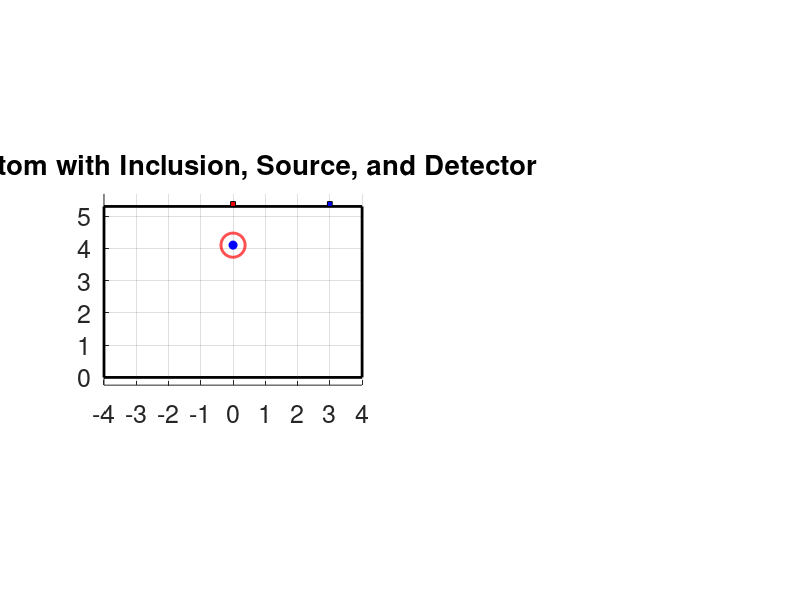

Write the MATLAB code that produced this figure. (Note: this script raises an error after producing the figure.)
function [] = Photon_68_1 ()
% Repository group: 09_concentration_recovery
% Version role: analysis or follow-up variant
%
% Research note: This file is retained as a documented historical version.
% Review configuration, external data dependencies, and output paths before use.
% Impact of Tumor/Signal on DPF/PPF Series Simulations
% This Version: TiO2 experimental phantom (India ink tumor inclusion in gelatin)
% Configuration:
%   Background: SAP hydrogel + TiO2 scattering matrix
%   Inclusion: Localized absorbing tumor (India ink embedded in gelatin)
% Purpose:
%   Validation of DPF-based absorption estimation under experimentally realistic conditions.
% Based on Version 65, better mu_a estimation
% analysis data


SDS = 3; depth = 1.2;     % depth from top surface to circle center
% ================= Plot =================
clc
close all
set(0,'DefaultFigureWindowStyle','docked')

W = 8;           % rectangle width
H = 5.3;         % rectangle height
d_circle = 0.75; % circle diameter
r_circle = d_circle / 2;
x_rect = 0;
y_rect = 0;
xc = W/2;               % centered horizontally
yc = H - depth;         % circle center

figure(1), subplot(1,2,1)
hold on;
% Rectangle (phantom)
rectangle('Position', [x_rect, y_rect, W, H], ...
          'EdgeColor', 'k', 'LineWidth', 2);
% Circle (inclusion)
theta = linspace(0, 2*pi, 300);
x_circle = xc + r_circle*cos(theta);
y_circle = yc + r_circle*sin(theta);
plot(x_circle, y_circle, 'r', 'LineWidth', 2);
% Center point
plot(xc, yc, 'bo', 'MarkerFaceColor', 'b');
% ================= Source =================
xs = xc;     % directly above inclusion
ys = H;      % top surface
% draw small rectangle for source
src_size = 0.15;
rectangle('Position', [xs - src_size/2, ys, src_size, src_size], ...
          'FaceColor', 'r', 'EdgeColor', 'k');
% ================= Detector =================
xd = xs + SDS;     % to the right
yd = H;
% draw small rectangle for detector
det_size = 0.15;
rectangle('Position', [xd - det_size/2, yd, det_size, det_size], ...
          'FaceColor', 'b', 'EdgeColor', 'k');
% ================= Optional: line showing distance =================
plot([xs xd], [ys yd], '--k');
% ================= Final settings =================
title('Phantom with Inclusion, Source, and Detector');
xlim([0, max(W, xd) + 0.5]);
ylim([0, H + 1]);
axis equal tight
grid on, hold off
xlabel(''), xticks(0:10), set(gca,'xticklabel',-4:5)
ylabel(''), yticks(0:10)
set(gca,'fontsize',18)
clearvars -except SDS depth
% ============= End Plot =================

L = 100;
set_of_concentration = [nan, 0.00:0.01:0.5]; % set of concentrations
set_of_mua = nan(size(set_of_concentration)); % set of mu_a's
set_of_ODs = nan(length(set_of_concentration),L,2);
set_of_ODs_d = nan(length(set_of_concentration),L);
set_of_ODs_d_mua = nan(length(set_of_concentration),L);
clearvars L
for i_concentration = 1:length(set_of_concentration)
    the_concentration = set_of_concentration(i_concentration);
    the_color = [(i_concentration-1)./(length(set_of_concentration)-1) 0 1-(i_concentration-1)./(length(set_of_concentration)-1)];
    if isnan(the_concentration)
        set_of_mua(i_concentration) = nan;
    else
        if the_concentration <= 0.06
            set_of_mua(i_concentration) = max(0.0275,-0.55+67.15.*the_concentration);
        else
            set_of_mua(i_concentration) = 3.63;
        end
    end
    the_filename = ['/home/kaiser/BackUp/Dropbox/research/2.NIRs Project/code/DB/Photon_68_concentration_',num2str(the_concentration),'.mat' ];
    [y_bind,x_bind] = get_OD (the_filename,0.17);
    G = -log(y_bind(1));
    set_of_ODs(i_concentration,1:length(x_bind),1) = x_bind;
    set_of_ODs(i_concentration,1:length(y_bind),2) = y_bind;
    set_of_ODs_d(i_concentration,1:length(y_bind)) = (-log(y_bind)-G)./x_bind;
    set_of_ODs_d_mua(i_concentration,1:length(y_bind)) = (-log(y_bind)-G)./x_bind./set_of_mua(i_concentration);

    figure(1), subplot(1,2,2), plot(x_bind,-log(y_bind),'LineStyle','-','LineWidth',2,'Color',the_color,'DisplayName',num2str(the_concentration)), hold on
    xlabel('d (cm)'), ylabel('OD (a.u.)'), set(gca,'fontsize',16)
    title('Effect of Inclusion Concentration on Optical Density'), grid off, axis tight square
    clearvars the_concentration the_color the_filename y_bind x_bind G
end
clearvars i_concentration

dims = axis;
set_of_ODs_at_SDS = nan(length(set_of_concentration),1);
for i_concentration = 1:length(set_of_concentration)
    [~,idx] = min(abs(set_of_ODs(i_concentration,:,1)-SDS));
    figure(1), subplot(1,2,2), plot([set_of_ODs(i_concentration,idx,1) set_of_ODs(i_concentration,idx,1)],[dims(3) dims(4)],'LineStyle','-.','LineWidth',2,'Color','k','HandleVisibility','off'),
    set_of_ODs_at_SDS(i_concentration) = set_of_ODs(i_concentration,idx,2);
    clearvars idx
end
figure(2), plot(set_of_concentration,-log(set_of_ODs_at_SDS),'LineStyle','-','LineWidth',2,'Color','k'),
xlabel('concentration (%v/v)'), ylabel('OD (a.u.)'), set(gca,'fontsize',16)
title(['Effect of Inclusion Concentration on Optical Density at SDS = ',num2str(SDS),' cm']), grid on
clearvars dims set_of_ODs_at_3cm i_concentration



set_of_params = nan(length(set_of_concentration),5);
for i_concentration = 2:length(set_of_concentration)
    X = squeeze(set_of_ODs(i_concentration,:,1)).';
    Y = squeeze(set_of_ODs_d_mua(i_concentration,:)).';
    idx = ~isnan(X)&~isnan(Y); X = X(idx); Y = Y(idx); clearvars idx
    the_color = [(i_concentration-1)./(length(set_of_concentration)-1) 0 1-(i_concentration-1)./(length(set_of_concentration)-1)];
    figure(3), subplot(1,2,1), plot(X,Y,'LineStyle','-','LineWidth',2,'Color',the_color,'DisplayName',num2str(set_of_concentration(i_concentration))), hold on
    invX = 1 ./ X;                                     % predictor 1
    logX_over_X = log(X) ./ X;                         % predictor 2
    T = table(Y, invX, logX_over_X, 'VariableNames', {'Y','invX','logX_over_X'});
    mdl = fitlm(T, 'Y ~ 1 + invX + logX_over_X');      % A, B, C
    clearvars T invX logX_over_X
    set_of_params(i_concentration,1) = mdl.Coefficients.Estimate(1);
    set_of_params(i_concentration,2) = mdl.Coefficients.Estimate(2);
    set_of_params(i_concentration,3) = mdl.Coefficients.Estimate(3);
    set_of_params(i_concentration,4) = mdl.Coefficients.pValue(2);
    Yhat = set_of_params(i_concentration,1) + set_of_params(i_concentration,2)./X + set_of_params(i_concentration,3).*log(X)./X;
    figure(3), subplot(1,2,1), plot(X,Yhat,'LineStyle','-.','LineWidth',2,'Color',the_color,'HandleVisibility','off'), hold on
    set_of_params(i_concentration,5) = rsquared(Yhat,Y);
    clearvars Yhat Y X mdl the_color
end
xlabel('d (cm)'), ylabel('DPF (a.u.)'), set(gca,'fontsize',16)
title('Effect of Inclusion Concentration on DPF'), grid off, axis tight square
figure(3), subplot(2,2,2)
plot(set_of_concentration,set_of_params(:,4),'LineStyle','-','LineWidth',2,'Color','k','DisplayName','')
xlabel('d (cm)'), ylabel('p-value (a.u)'), set(gca,'fontsize',16)
title({'P-value of Inverse Distance Model'},{' '}), grid on, axis tight square
figure(3), subplot(2,2,4)
plot(set_of_concentration,set_of_params(:,5),'LineStyle','-','LineWidth',2,'Color','k','DisplayName','')
xlabel('d (cm)'), ylabel('r-squared (a.u)'), set(gca,'fontsize',16)
title('R-squared of Inverse Distance Model'), grid on, axis tight square
clearvars i_concentration

[params_A,err_A] = fitPlaneModel(log(set_of_mua(2:end)), log(set_of_params(2:end,1)));
A_est = exp(params_A(1)).*((set_of_mua).^params_A(2));
[params_B,err_B] = fitPlaneModel(log(set_of_mua(2:end)), log(set_of_params(2:end,2)));
B_est = exp(params_B(1)).*((set_of_mua).^params_B(2));
[params_C,err_C] = fitPlaneModel(log(set_of_mua(2:end)), log(set_of_params(2:end,3)));
C_est = exp(params_C(1)).*((set_of_mua).^params_C(2));

figure(4), subplot(1,3,1)
plot(set_of_mua,set_of_params(:,1),'b','LineWidth',2,'LineStyle','-', 'DisplayName','A'), hold on
plot(set_of_mua,A_est,             'b','LineWidth',2,'LineStyle','-.','DisplayName',['estim. A, r^2 ~ ',num2str(err_A)]), hold on
plot(set_of_mua,set_of_params(:,2),'r','LineWidth',2,'LineStyle','-', 'DisplayName','B'), hold on
plot(set_of_mua,B_est,             'r','LineWidth',2,'LineStyle','-.','DisplayName',['estim. B, r^2 ~ ',num2str(err_B)]), hold on
plot(set_of_mua,set_of_params(:,3),'g','LineWidth',2,'LineStyle','-', 'DisplayName','C'), hold on
plot(set_of_mua,C_est,             'g','LineWidth',2,'LineStyle','-.','DisplayName',['estim. C, r^2 ~ ',num2str(err_C)]), hold on
xlabel('\mu_a (cm^{-1})');
ylabel('Inverse-distance parameters'); set(gca,'YScale','log')
set(gca,'FontSize',16);
title('evolution of inv. dist. parameters');
grid on; axis square; legend('show','Location','northeast')
disp(num2str(['C_A = ',num2str(exp(params_A(1)),'%.2f'),', p_A = ',num2str(params_A(2),'%.2f'),', @ r2 =  ',num2str(err_A)])), clearvars err params
disp(num2str(['C_B = ',num2str(exp(params_B(1)),'%.2f'),', p_B = ',num2str(params_B(2),'%.2f'),', @ r2 =  ',num2str(err_B)])), clearvars err params
disp(num2str(['C_C = ',num2str(exp(params_C(1)),'%.2f'),', p_C = ',num2str(params_C(2),'%.2f'),', @ r2 =  ',num2str(err_C)])), clearvars err params
clearvars A_est B_est C_est
clearvars err_A err_B err_C

figure(4), subplot(1,3,2)
for i_concentration = 2:length(set_of_concentration)
    the_color = [(i_concentration-1)./(length(set_of_concentration)-1) 0 1-(i_concentration-1)./(length(set_of_concentration)-1)];
    d  = squeeze(set_of_ODs(i_concentration,:,1));
    OD = -log(squeeze(set_of_ODs(i_concentration,:,2)));
    G = OD(1);
    the_dpf = set_of_ODs_d_mua(i_concentration,:);
    plot(d,(OD-G)./the_dpf./d,'LineStyle','-','LineWidth',1,'Color',the_color,'DisplayName',num2str(set_of_concentration(i_concentration))), hold on
    plot(d,set_of_mua(i_concentration).*ones(size(d)),'LineStyle','-.','LineWidth',2,'Color',the_color,'HandleVisibility','off'), hold on
    xlabel('d (cm)'), ylabel('\mu_a (cm^{-1})'), set(gca,'fontsize',16)
    title('Estimation of \mu_a using true model (assisted)'), grid off, axis tight square
    clearvars the_color the_dpf d OD G
end
clearvars i_concentration

figure(4), subplot(1,3,3)
for i_concentration = 2:length(set_of_concentration)
    the_color = [(i_concentration-1)./(length(set_of_concentration)-1) 0 1-(i_concentration-1)./(length(set_of_concentration)-1)];
    d  = squeeze(set_of_ODs(i_concentration,:,1));
    OD = -log(squeeze(set_of_ODs(i_concentration,:,2)));
    G = OD(1);
    A_est = exp(params_A(1)).*(set_of_mua(i_concentration)).^params_A(2);
    B_est = exp(params_B(1)).*(set_of_mua(i_concentration)).^params_B(2);
    C_est = exp(params_C(1)).*(set_of_mua(i_concentration)).^params_C(2);
    the_dpf = A_est + B_est./d + C_est.*log(d)./d;
    plot(d,(OD-G)./the_dpf./d,'LineStyle','-','LineWidth',2,'Color',the_color,'DisplayName',num2str(set_of_concentration(i_concentration))), hold on
    plot(d,set_of_mua(i_concentration).*ones(size(d)),'LineStyle','-.','LineWidth',1,'Color',the_color,'HandleVisibility','off'), hold on
    xlabel('d (cm)'), ylabel('\mu_a (cm^{-1})'), set(gca,'fontsize',16)
    title('Estimation of \mu_a using inv. dist. (assisted)'), grid off, axis tight square
    clearvars the_color A_est B_est C_est d OD G
end
clearvars i_concentration

% Estimate mu_a when the true absorption coefficient is unknown
set_of_estimated_c_using_true_non_assisted = nan(length(set_of_concentration),1);
set_of_estimated_c_using_invd_non_assisted = nan(length(set_of_concentration),1);
set_of_estimated_mu_using_true_non_assisted = nan(length(set_of_concentration),1);
set_of_estimated_mu_using_invd_non_assisted = nan(length(set_of_concentration),1);
for i_c = 1:length(set_of_concentration)
    [~,idx_dist] = min(abs(squeeze(set_of_ODs(i_c,:,1))-SDS)); % disp(['SDS = ',num2str(SDS),' ~ ',num2str(squeeze(set_of_ODs(i_c,idx_dist,1))),' = SDS'])
    OD = -log(squeeze(set_of_ODs(:,:,2)));
    G = OD(:,1);
    OD = OD - G;
    true_mu_estim_mu = abs( (OD(i_c,idx_dist)./set_of_ODs_d_mua(:,idx_dist)./squeeze(set_of_ODs(:,idx_dist,1))) - set_of_mua.' );
    % true_mu_estim_mu = abs( (OD(i_c,idx_dist)./set_of_ODs_d_mua(:,idx_dist)./squeeze(set_of_ODs(:,idx_dist,1)))./set_of_mua.' - 1 );
    [~,idx] = min(true_mu_estim_mu);
    set_of_estimated_mu_using_true_non_assisted(i_c) = set_of_mua(idx);
    set_of_estimated_c_using_true_non_assisted(i_c) = set_of_concentration(idx);
    clearvars true_mu_estim_mu idx
    A_est = exp(params_A(1)).*(set_of_mua.').^params_A(2);
    B_est = exp(params_B(1)).*(set_of_mua.').^params_B(2);
    C_est = exp(params_C(1)).*(set_of_mua.').^params_C(2);
    the_dpf = A_est + B_est./squeeze(set_of_ODs(:,idx_dist,1)) + C_est.*log(squeeze(set_of_ODs(:,idx_dist,1)))./squeeze(set_of_ODs(:,idx_dist,1));
    true_mu_estim_mu = abs( (OD(i_c,idx_dist)./the_dpf./squeeze(set_of_ODs(:,idx_dist,1))) - set_of_mua.' );
    % plot(true_mu_estim_mu), hold on
    % true_mu_estim_mu = abs( (OD(i_c,idx_dist)./the_dpf./squeeze(set_of_ODs(:,idx_dist,1)))./set_of_mua.' - 1 );
    % plot(true_mu_estim_mu), hold off
    [~,idx] = min(true_mu_estim_mu);
    set_of_estimated_mu_using_invd_non_assisted(i_c) = set_of_mua(idx);
    set_of_estimated_c_using_invd_non_assisted(i_c) = set_of_concentration(idx);
    clearvars true_mu_estim_mu idx
    clearvars idx_dist OD G the_dpf A_est B_est C_est
end
clearvars i_c

figure(5), subplot(1, 2, 1)
plot(set_of_mua,set_of_estimated_mu_using_true_non_assisted,'LineStyle','none','Marker','o','MarkerEdgeColor','k','MarkerFaceColor','r','MarkerSize',16,'DisplayName','data','Color','r'), hold on
plot([0 34],[0 34],'k--','DisplayName','1-to-1'), hold off
xlabel('true \mu_a (cm^{-1})'), ylabel('estimated \mu_a (cm^{-1})'), set(gca,'fontsize',16), hold off
title('true vs. estimated \mu_a non-assist. true DPF'), grid on, axis square
axis([0 5 0 5])
legend('show','Location','best')
figure(5), subplot(1, 2, 2)
plot(set_of_mua,set_of_estimated_mu_using_invd_non_assisted,'LineStyle','none','Marker','o','MarkerEdgeColor','k','MarkerFaceColor','r','MarkerSize',16,'DisplayName','data','Color','r'), hold on
plot([0 34],[0 34],'k--','DisplayName','1-to-1'), hold off
xlabel('true \mu_a (cm^{-1})'), ylabel('estimated \mu_a (cm^{-1})'), set(gca,'fontsize',16), hold off
title('true vs. estimated \mu_a non-assist. inv. dist. DPF'), grid on, axis square
axis([0 5 0 5])
legend('show','Location','best')

figure(6), subplot(1, 2, 1)
plot(set_of_concentration,set_of_estimated_c_using_true_non_assisted,'LineStyle','none','Marker','o','MarkerEdgeColor','k','MarkerFaceColor','r','MarkerSize',16,'DisplayName','data','Color','r'), hold on
plot([0 0.5],[0 0.5],'k--','DisplayName','1-to-1'), hold off
xlabel('true concentration (% v/v)'), ylabel('estimated concentration (% v/v)'), set(gca,'fontsize',16), hold off
title('true vs. estimated concentration non-assist. true DPF'), grid on, axis square
axis([0 0.5 0 0.5])
legend('show','Location','best')
figure(6), subplot(1, 2, 2)
plot(set_of_concentration,set_of_estimated_c_using_invd_non_assisted,'LineStyle','none','Marker','o','MarkerEdgeColor','k','MarkerFaceColor','r','MarkerSize',16,'DisplayName','data','Color','r'), hold on
plot([0 0.5],[0 0.5],'k--','DisplayName','1-to-1'), hold off
xlabel('true concentration (% v/v)'), ylabel('estimated concentration (% v/v)'), set(gca,'fontsize',16), hold off
title('true vs. estimated concentration non-assist. inv. dist. DPF'), grid on, axis square
axis([0 0.5 0 0.5])
legend('show','Location','best')
end

function [y_bind,x_bind] = get_OD (the_filename,dlta_d)
Lx = 19.1; Ly = 19.1; Lz = 6.0;  % The size of the computational domain (in cm) to prevent reflections from the boundaries.
t_db = load(the_filename); clearvars the_filename

% % removing noisy points
% u = round(-log(t_db.w)./t_db.s,4); u_unique = unique(u); freq = nan(size(u_unique));
% for i_f = 1:length(u_unique), freq(i_f) = sum(u==u_unique(i_f)); end
% [~,i_fx] = max(freq);
% t_db.x_in = t_db.x_in(u==u_unique(i_fx));
% t_db.y_in = t_db.y_in(u==u_unique(i_fx));
% t_db.z_in = t_db.z_in(u==u_unique(i_fx));
% t_db.x_ot = t_db.x_ot(u==u_unique(i_fx));
% t_db.y_ot = t_db.y_ot(u==u_unique(i_fx));
% t_db.z_ot = t_db.z_ot(u==u_unique(i_fx));
% t_db.s = t_db.s(u==u_unique(i_fx));
% t_db.w = t_db.w(u==u_unique(i_fx));
% disp(num2str([length(u) sum(u==u_unique(i_fx)) sum(u==u_unique(i_fx))/length(u)*100]))
% t_db.no_of_photons = t_db.no_of_photons-sum(u~=u_unique(i_fx));
% clearvars u u_unique freq i_f i_fx

% 1-D sorting
d_diff_edges = 0:dlta_d:sqrt((Lx/2).^2+(Ly/2).^2);
idx = t_db.z_ot<=0;
[~,~,index_in] = histcounts(sqrt( ...
    (t_db.x_in(idx)-t_db.x_ot(idx)).^2 + ...
    (t_db.y_in(idx)-t_db.y_ot(idx)).^2 + ...
    (t_db.z_in(idx)-t_db.z_ot(idx)).^2),d_diff_edges); % d_diffuse bins
clearvars d_diff_edges Lx Ly Lz

% I vs. d
fun_x = @mean; fun_y = @sum;
x_temp = sqrt( ...
    (t_db.x_in(idx)-t_db.x_ot(idx)).^2 + ...
    (t_db.y_in(idx)-t_db.y_ot(idx)).^2 + ...
    (t_db.z_in(idx)-t_db.z_ot(idx)).^2);
y_temp = t_db.w(idx);
x_bind = accumarray(index_in,x_temp,[],fun_x,nan);
y_bind = accumarray(index_in,y_temp,[],fun_y,nan);
y_bind = ...
    (            y_bind./(2.*pi.*dlta_d.*x_bind)) ./ ...
    (t_db.no_of_photons./(   pi.*dlta_d.*dlta_d));
end
function [params,err] = fitPlaneModel(X, Z)
% Fits Z = C + a*X to gridded data
A = [ones(numel(X), 1), X(:)];  % Design matrix: [1 X]
b = Z(:);                         % Observed values
% Solve for [C; a; b]
params = A \ b;
err = rsquared(b,A*params);
end
function [r2] = rsquared(y,yhat)
y    = y(:);
yhat = yhat(:);
idx = ~isnan(y)&~isnan(yhat)&~isinf(y)&~isinf(yhat);
y    = y(idx);
yhat = yhat(idx);
SS_res = sum((y - yhat).^2);    % Residual sum of squares
SS_tot = sum((y - mean(y)).^2); % Total sum of squares
r2 = 1 - (SS_res/SS_tot);
end
